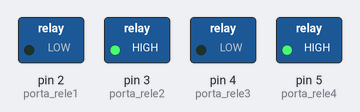
The sketch below on a simulated Arduino Uno, built with avr-gcc and run on an emulated ATmega328P. On the bench: switched loads named in the sketch (green lamp = pin HIGH).

Above: at 1.0 s.
At 3.0 s:
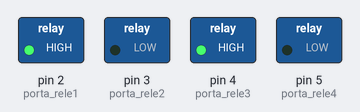
Timing chart, 0 to 5.2 s (numbered marks = the images above):
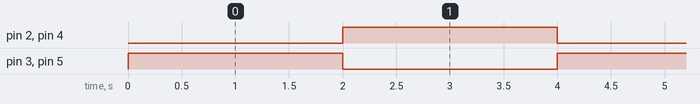

The sketch:

teste-ponteHComReles.ino
```cpp
#define porta_rele1 2
#define porta_rele2 3
#define porta_rele3 4
#define porta_rele4 5

void setup()
{
  //Define pinos para o rele como saida
  pinMode(porta_rele1, OUTPUT);
  pinMode(porta_rele2, OUTPUT);
  pinMode(porta_rele3, OUTPUT);
  pinMode(porta_rele4, OUTPUT);
}

void loop()
{
  digitalWrite(porta_rele1, LOW);  //Liga rele 1
  digitalWrite(porta_rele2, HIGH); //Desliga rele 2
  digitalWrite(porta_rele3, LOW);  //Liga rele 3
  digitalWrite(porta_rele4, HIGH); //Desliga rele 4
  delay(2000);
  digitalWrite(porta_rele1, HIGH); //Desliga rele 1
  digitalWrite(porta_rele2, LOW);  //Liga rele 2
  digitalWrite(porta_rele3, HIGH); //Desliga rele 3
  digitalWrite(porta_rele4, LOW);  //Liga rele 4
  delay(2000);
}
```

Measured:
- by itself, pin 2 (porta_rele1), pin 3 (porta_rele2), pin 4 (porta_rele3), pin 5 (porta_rele4): alternates HIGH for 2.0 s and LOW for 2.0 s
